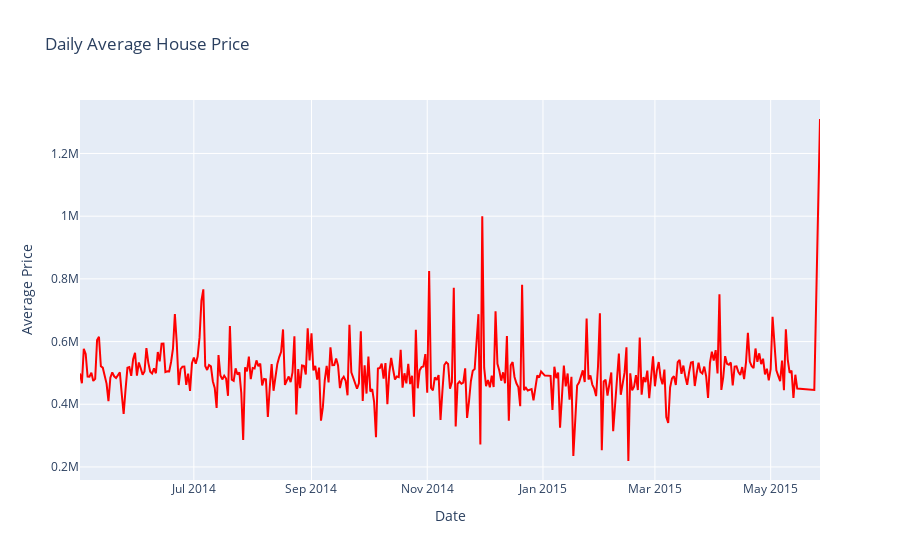

Notebook code cell kept with this figure:
### Code cell
daily_avg_price = df.groupby(['date'])['price'].mean().round(2)

# Create a new DataFrame with daily average price and sales
df_daily = pd.DataFrame({'Date': daily_avg_price.index, 'Average Price': daily_avg_price.values})

# Create the line chart using Plotly Graph Objects
fig = go.Figure()

fig.add_trace(go.Scatter(x=df_daily['Date'], y=df_daily['Average Price'], name='Average Price',
                         line=dict(color='red')))

fig.update_layout(title='Daily Average House Price ',
                  xaxis_title='Date',
                  yaxis_title='Average Price'
                  )

fig.show()

### Figure 1 — Plotly figure (JSON) as saved in the notebook; plotly's stock layout.template omitted (floating-point values rounded to 4 significant figures; data arrays with more than 128 entries replaced by an {"elided": "..."} marker saying what was removed)
{"data": [{"line": {"color": "red"}, "name": "Average Price", "type": "scatter", "x": {"elided": "372 str values"}, "y": {"elided": "372 float values"}}], "layout": {"title": {"text": "Daily Average House Price "}, "xaxis": {"title": {"text": "Date"}}, "yaxis": {"title": {"text": "Average Price"}}}}
